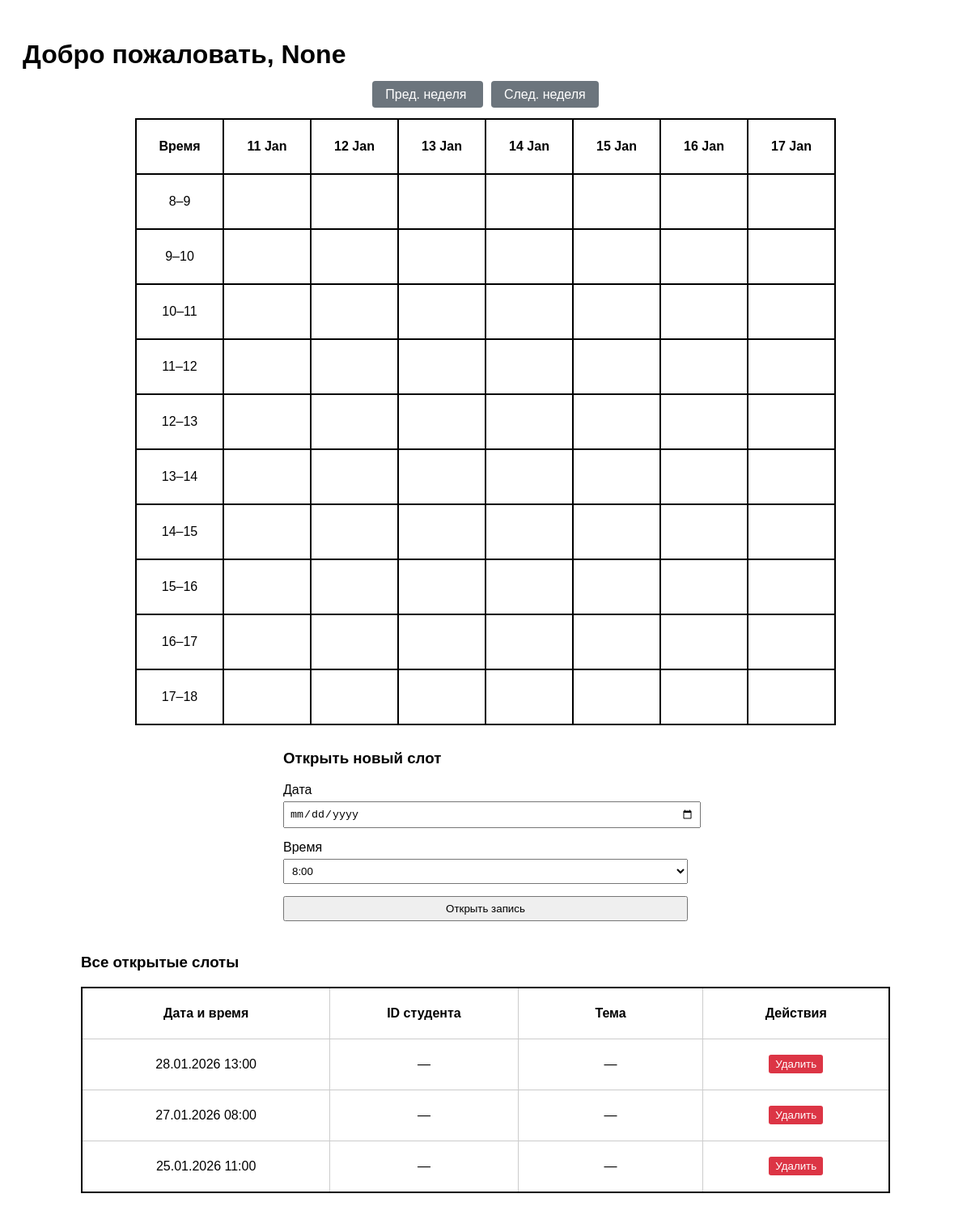
Page /teacher_page?start_date=2026-01-11 on the committed database.
### model.py (models this page shows)
class Consultation(Base):
    __tablename__ = 'consultation'
    id = Column(Integer, primary_key=True)
    teacher_id = Column(Integer, ForeignKey('users.id'), nullable=False)
    start_time = Column(DateTime, nullable=False)
    is_open = Column(Boolean, default=True)
    student_id = Column(Integer, ForeignKey('users.id'), nullable=True)
    topic = Column(String(200), nullable=True)
    teacher = relationship("Users", foreign_keys=[teacher_id], back_populates="taught_slots")
    student = relationship("Users", foreign_keys=[student_id], back_populates="booked_slots")

### app.py (the view, shortened to what this page needs)
@app.route("/teacher_page", methods=["GET", "POST"])
def teacher_page():
    login = request.args.get('login')
    role = request.args.get('role')
    form = OpenSlotForm()
    CURRENT_TEACHER_ID = 1
    start_date_str = request.args.get('start_date')
    if start_date_str:
        try:
            start_date = datetime.strptime(start_date_str, '%Y-%m-%d').date()
        except ValueError:
            start_date = datetime.today().date()
    else:
        start_date = datetime.today().date()
    week_dates = [start_date + timedelta(days=i) for i in range(7)]
    for el in session.query(Users).all():
        if el.username == login and role==el.role:
            CURRENT_TEACHER_ID = el.id
    week_start = datetime.combine(start_date, datetime.min.time())
    week_end = week_start + timedelta(days=7)
    week_slots = session.query(Consultation).filter(
        Consultation.teacher_id == CURRENT_TEACHER_ID,
        Consultation.start_time >= week_start,
        Consultation.start_time < week_end
    ).all()
    slot_set = {(s.start_time.date(), s.start_time.hour) for s in week_slots}
    all_slots = session.query(Consultation).filter_by(
        teacher_id=CURRENT_TEACHER_ID
    ).order_by(Consultation.start_time.desc()).all()
    prev_week = (start_date - timedelta(days=7)).strftime('%Y-%m-%d')
    next_week = (start_date + timedelta(days=7)).strftime('%Y-%m-%d')
    return render_template(
        'teacher_page.html',
        login=login,
        role=role,
        form=form,
        week_dates=week_dates,
        slot_set=slot_set,
        all_slots=all_slots,
        prev_week=prev_week,
        next_week=next_week
    )

### forms.py
class OpenSlotForm(FlaskForm):
    date = DateField('Дата', validators=[DataRequired()], format='%Y-%m-%d')
    hour = SelectField(
        'Время',
        choices=[
            (str(h), f"{h}:00") for h in range(8, 18)
        ],
        validators=[DataRequired()]
    )
    submit = SubmitField('Открыть запись')

### templates/teacher_page.html (shortened to what this page needs)
<!DOCTYPE html>
<html>
<head>
</head>
<body>
    <h1>Добро пожаловать, {{ login }}</h1>
    <div style="text-align: center; margin: 15px 0;">
        <a href="{{ url_for('teacher_page', login=login, role=role, start_date=prev_week) }}"
        style="padding: 8px 16px; background: #6c757d; color: white; text-decoration: none; border-radius: 4px; margin-right: 10px;">
            Пред. неделя
        </a>
        <a href="{{ url_for('teacher_page', login=login, role=role, start_date=next_week) }}"
        style="padding: 8px 16px; background: #6c757d; color: white; text-decoration: none; border-radius: 4px;">
            След. неделя
        </a>
    </div>
    <table>
    <thead>
        <tr>
        <th>Время</th>
        {% for date in week_dates %}
            <th>{{ date.strftime('%d %b') }}</th>
        {% endfor %}
        </tr>
    </thead>
    <tbody>
        {% for hour in range(8, 18) %}
        <tr>
        <td>{{ hour }}–{{ hour+1 }}</td>
        {% for date in week_dates %}
            <td {% if (date, hour) in slot_set %}class="open-slot"{% endif %}>
            </td>
        {% endfor %}
        </tr>
        {% endfor %}
    </tbody>
    </table>
    <div class="form-container">
    <h3>Открыть новый слот</h3>
    <form method="POST">
        <div class="form-group">
        {{ form.date.label }}
        {{ form.date() }}
        </div>
        <div class="form-group">
        {{ form.hour.label }}
        {{ form.hour() }}
        </div>
        {{ form.submit(class="btn") }}
    </form>
    </div>
    <div class="slots-list" style="max-width: 1000px; margin: 40px auto;">
    <h3>Все открытые слоты</h3>
    {% if all_slots %}
        <table style="width: 100%; border-collapse: collapse; margin-top: 10px;">
        <thead>
            <tr>
            <th style="border: 1px solid #ccc; padding: 6px;">Дата и время</th>
            <th style="border: 1px solid #ccc; padding: 6px;">ID студента</th>
            <th style="border: 1px solid #ccc; padding: 6px;">Тема</th>
            <th style="border: 1px solid #ccc; padding: 6px;">Действия</th>
            </tr>
        </thead>
        <tbody>
            {% for slot in all_slots %}
            <tr>
            <td style="border: 1px solid #ccc; padding: 6px;">{{ slot.start_time.strftime('%d.%m.%Y %H:%M') }}</td>
            <td style="border: 1px solid #ccc; padding: 6px;">{{ slot.student_id or '—' }}</td>
            <td style="border: 1px solid #ccc; padding: 6px;">{{ slot.topic or '—' }}</td>
            <td style="border: 1px solid #ccc; padding: 6px;">
                {% if slot.student_id is none %}
                    <form method="POST" action="{{ url_for('delete_slot', slot_id=slot.id, login=login,
                    role=role,) }}" style="display:inline;">
                        <button type="submit"
                            onclick="return confirm('Удалить слот {{ slot.display_time }}?')"
                            style="padding: 4px 8px; background: #dc3545; color: white; border: none; border-radius: 3px; cursor: pointer;">
                            Удалить
                        </button>
                    </form>
                {% else %}
                    Занят
                {% endif %}
            </td>
            </tr>
            {% endfor %}
        </tbody>
        </table>
    {% else %}
        <p>Нет созданных слотов.</p>
    {% endif %}
    </div>
</body>
</html>

### templates/teacher_page.html (style rules this page uses)
body { font-family: Arial, sans-serif; padding: 20px; }
table { border: 2px solid black; border-collapse: collapse; margin: 20px auto; }
th, td { border: 2px solid black; padding: 8px; text-align: center; min-width: 90px; height: 50px; }
.form-container { max-width: 500px; margin: 30px auto; }
.form-group { margin-bottom: 15px; }
label { display: block; margin-bottom: 5px; }
input, select { width: 100%; padding: 6px; }
button { padding: 8px 16px; background: #007bff; color: white; border: none; cursor: pointer; }

### rows in the picture
Consultation: start_time "28.01.2026 13:00", student_id "—", topic "—"
Consultation: start_time "27.01.2026 08:00", student_id "—", topic "—"
Consultation: start_time "25.01.2026 11:00", student_id "—", topic "—"

### other values in the picture
{{ login }} "None"
{{ date.strftime('%d %b') }} "11 Jan" "12 Jan" "13 Jan" "14 Jan" "15 Jan" "16 Jan" "17 Jan"
{{ hour }} "8" "9" "10" "11" "12" "13" "14" "15" "16" "17"
{{ hour+1 }} "9" "10" "11" "12" "13" "14" "15" "16" "17" "18"
